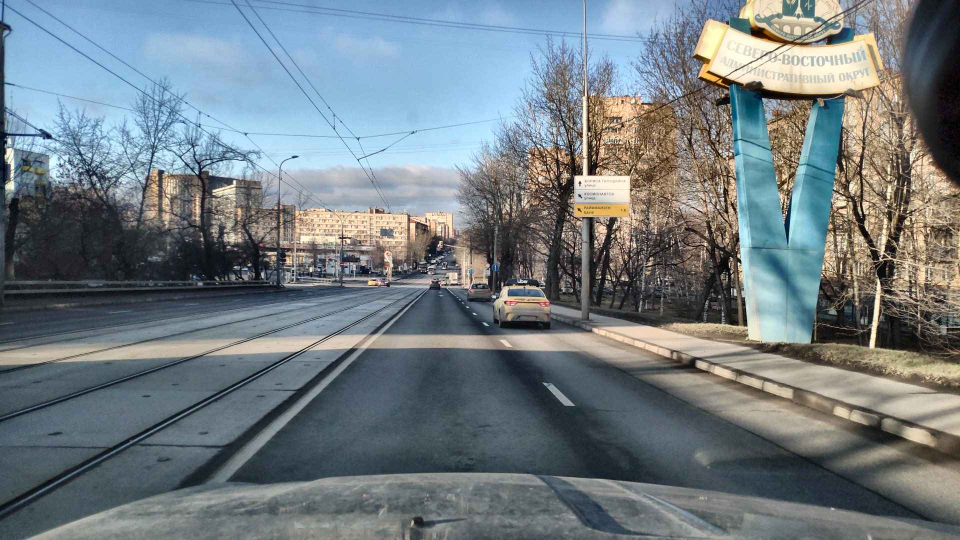
#> input picture images/image1.jpeg, 1920 x 1080 px (shown at 1/2 size)
$ python -i lane_detection.py   (imports and definitions only)
#> lines starting #> are read from the running program, lines starting #| are printed output that depends on the picture
#> further down, picture is the input picture: shape (1080, 1920, 3); mean B, G, R 129.7, 124.5, 114.1
### Old Line Detection/Line.py
import numpy as np
import cv2


class Line:
	"""
	A Line is defined from two points (x1, y1) and (x2, y2) as follows:
	y - y1 = (y2 - y1) / (x2 - x1) * (x - x1)
	Each line has its own slope and intercept (bias).
	"""
	def __init__(self, x1, y1, x2, y2):

		self.x1 = np.float32(x1)
		self.y1 = np.float32(y1)
		self.x2 = np.float32(x2)
		self.y2 = np.float32(y2)

		self.slope = self.compute_slope()
		self.bias = self.compute_bias()

	def compute_slope(self):
		return (self.y2 - self.y1) / (self.x2 - self.x1 + np.finfo(float).eps)

	def compute_bias(self):
		return self.y1 - self.slope * self.x1

	def get_coords(self):
		return np.array([self.x1, self.y1, self.x2, self.y2])

	# [5 lines left out: function set_coords, not called in this run]

	def draw(self, img, color=[255, 0, 0], thickness=10):
		if (self.x1 >= 0 and self.x2 >= 0 and self.y2 >= 0 and self.y1 >= 0):
			cv2.line(img, (self.x1, self.y1), (self.x2, self.y2), color, thickness)

### Old Line Detection/lane_detection.py
#! /usr/bin/env python
# -*- coding: utf-8 -*-

import numpy as np
import cv2
from Line import Line


# [24 lines left out: function region_of_interest, not called in this run]


def hough_lines_detection(img, rho, theta, threshold, min_line_len, max_line_gap):
	"""
	`img` should be the output of a Canny transform.
	"""
	lines = cv2.HoughLinesP(img, rho, theta, threshold, np.array([]), minLineLength=min_line_len,
							maxLineGap=max_line_gap)
	return lines


# [10 lines left out: function weighted_img, not called in this run]


def compute_lane_from_candidates(line_candidates, img_shape):
	"""
	Compute lines that approximate the position of both road lanes.
	:param line_candidates: lines from hough transform
	:param img_shape: shape of image to which hough transform was applied
	:return: lines that approximate left and right lane position
	"""

	# separate candidate lines according to their slope
	pos_lines = [l for l in line_candidates if l.slope > 0]
	neg_lines = [l for l in line_candidates if l.slope < 0]

	# interpolate biases and slopes to compute equation of line that approximates left lane
	# median is employed to filter outliers
	neg_bias = np.median([l.bias for l in neg_lines]).astype(int)
	neg_slope = np.median([l.slope for l in neg_lines])
	x1, y1 = 0, neg_bias
	x2, y2 = -np.int32(np.round(neg_bias / neg_slope)), 0
	left_lane = Line(x1, y1, x2, y2)

	# interpolate biases and slopes to compute equation of line that approximates right lane
	# median is employed to filter outliers
	lane_right_bias = np.median([l.bias for l in pos_lines]).astype(int)
	lane_right_slope = np.median([l.slope for l in pos_lines])
	x1, y1 = 0, lane_right_bias
	x2, y2 = np.int32(np.round((img_shape[0] - lane_right_bias) / lane_right_slope)), img_shape[0]
	right_lane = Line(x1, y1, x2, y2)

	return left_lane, right_lane


def get_lane_lines(color_image, solid_lines=True):
	"""
	This function take as input a color road frame and tries to infer the lane lines in the image.
	:param color_image: input frame
	:param solid_lines: if True, only selected lane lines are returned. If False, all candidate lines are returned.
	:return: list of (candidate) lane lines.
	"""
#> called with solid_lines = True
	# resize to 960 x 540
	color_image = cv2.resize(color_image, (960, 540))
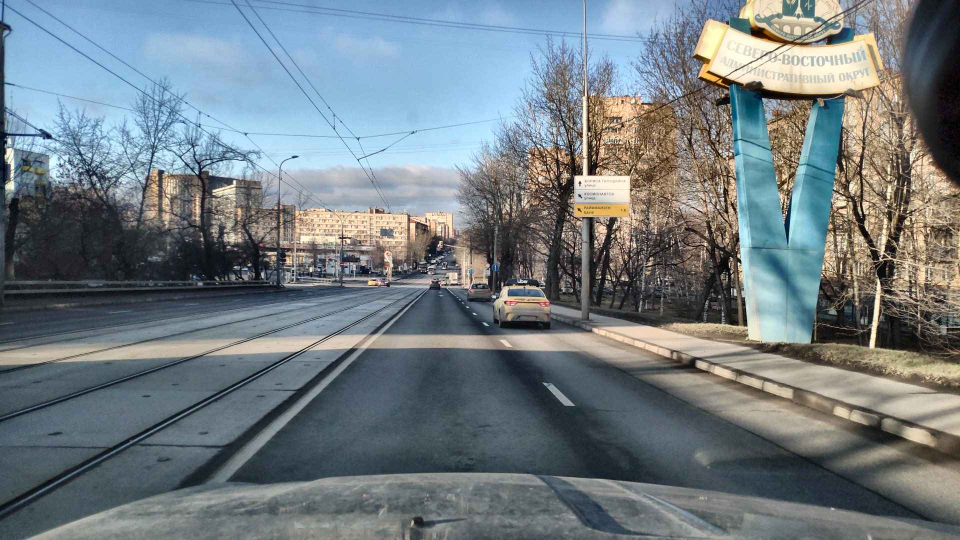
#> color_image: shape (540, 960, 3); mean of channels 0, 1, 2 129.8, 124.6, 114.3; drawn as B, G, R

	# convert to grayscale
	img_gray = cv2.cvtColor(color_image, cv2.COLOR_BGR2GRAY)
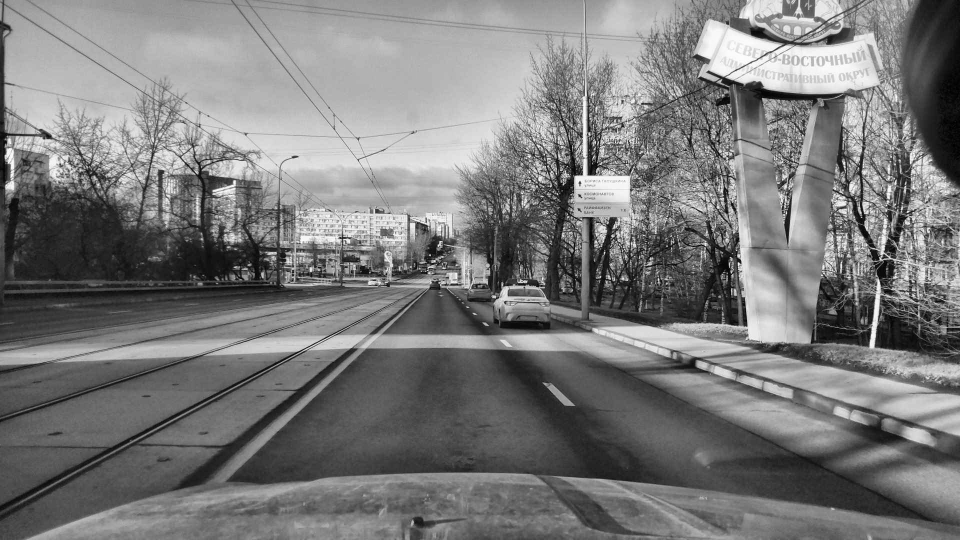
#> img_gray: shape (540, 960); min 0, max 253, mean 122.1

	# perform gaussian blur
	img_blur = cv2.GaussianBlur(img_gray, (17, 17), 0)
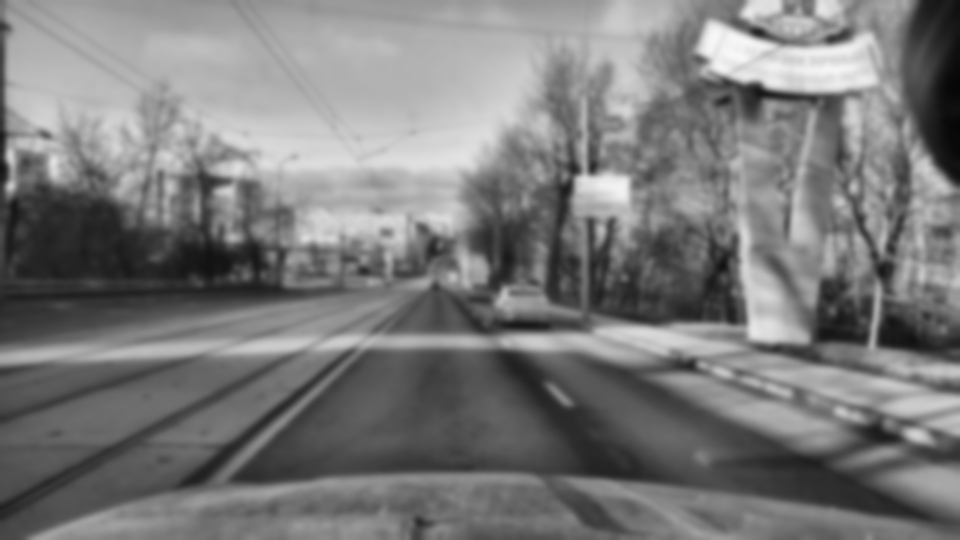
#> img_blur: shape (540, 960); min 6, max 248, mean 122.1

	# perform edge detection
	img_edge = cv2.Canny(img_blur, threshold1=50, threshold2=80)
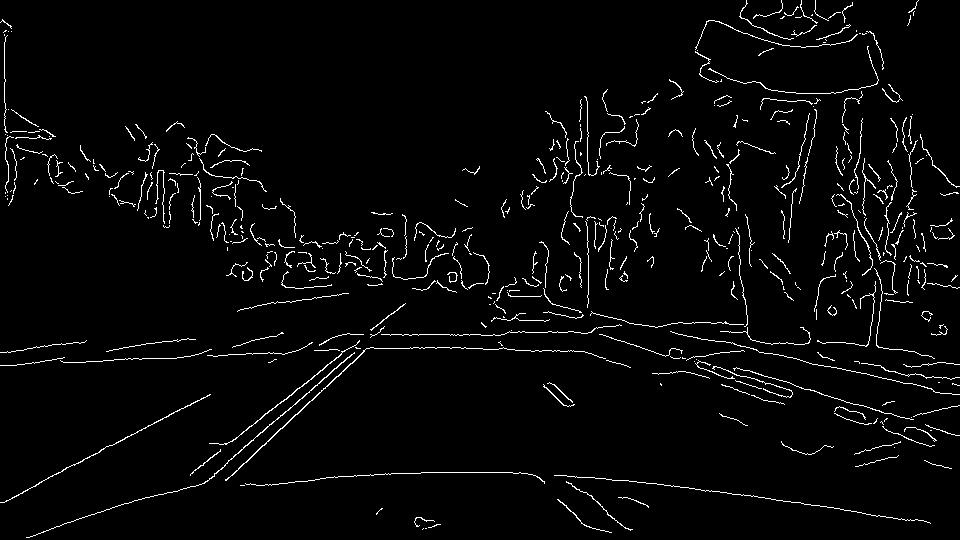
#> img_edge: shape (540, 960); 3% white in thin lines or dots

	# perform hough transform
	detected_lines = hough_lines_detection(img=img_edge,
										   rho=2,
										   theta=np.pi / 180,
										   threshold=1,
										   min_line_len=15,
										   max_line_gap=5)
#> in hough_lines_detection, `lines = cv2.HoughLinesP(img, rho, theta, threshold, np.array([]), minL..`: lines = 166 rows, first 6: [162, 341, 177, 341], [157, 181, 174, 180], [27, 537, 89, 515], [200, 465, 220, 450], [896, 146, 896, 126], [709, 354, 743, 350]
#> detected_lines has the same summary as lines in hough_lines_detection

	# convert (x1, y1, x2, y2) tuples into Lines
	detected_lines = [Line(l[0][0], l[0][1], l[0][2], l[0][3]) for l in detected_lines]
#> detected_lines = 166 items

	# if 'solid_lines' infer the two lane lines
	if solid_lines:
		candidate_lines = []
		for line in detected_lines:
				# consider only lines with slope between 30 and 60 degrees
				if 0.5 <= np.abs(line.slope) <= 2:
					candidate_lines.append(line)
#> after the loop, candidate_lines = 23 items
		# interpolate lines candidates to find both lanes
		lane_lines = compute_lane_from_candidates(candidate_lines, img_gray.shape)
#> in compute_lane_from_candidates, `pos_lines = [l for l in line_candidates if l.slope > 0]`: pos_lines = 3 items
#> in compute_lane_from_candidates, `neg_lines = [l for l in line_candidates if l.slope < 0]`: neg_lines = 20 items
#> in compute_lane_from_candidates, `neg_bias = np.median([l.bias for l in neg_lines]).astype(int)`: neg_bias = 639
#> in compute_lane_from_candidates, `neg_slope = np.median([l.slope for l in neg_lines])`: neg_slope = -0.838
#> in compute_lane_from_candidates, `x1, y1 = 0, neg_bias`: x1 = 0; y1 = 639
#> in compute_lane_from_candidates, `x2, y2 = -np.int32(np.round(neg_bias / neg_slope)), 0`: x2 = 762; y2 = 0
#> in compute_lane_from_candidates, `lane_right_bias = np.median([l.bias for l in pos_lines]).astype(int)`: lane_right_bias = 101
#> in compute_lane_from_candidates, `lane_right_slope = np.median([l.slope for l in pos_lines])`: lane_right_slope = 0.64
#> in compute_lane_from_candidates, `x1, y1 = 0, lane_right_bias`: y1 = 101
#> in compute_lane_from_candidates, `x2, y2 = np.int32(np.round((img_shape[0] - lane_right_bias) / lane_rig..`: x2 = 686; y2 = 540
	else:
		# if not solid_lines, just return the hough transform output
		lane_lines = detected_lines

	return lane_lines


# [54 lines left out: functions smoothen_over_time, color_frame_pipeline, not called in this run]

>>> import cv2
>>> picture = cv2.imread('../images/image1.jpeg')
>>> result = get_lane_lines(picture)

$ run again, on images/image2.jpeg
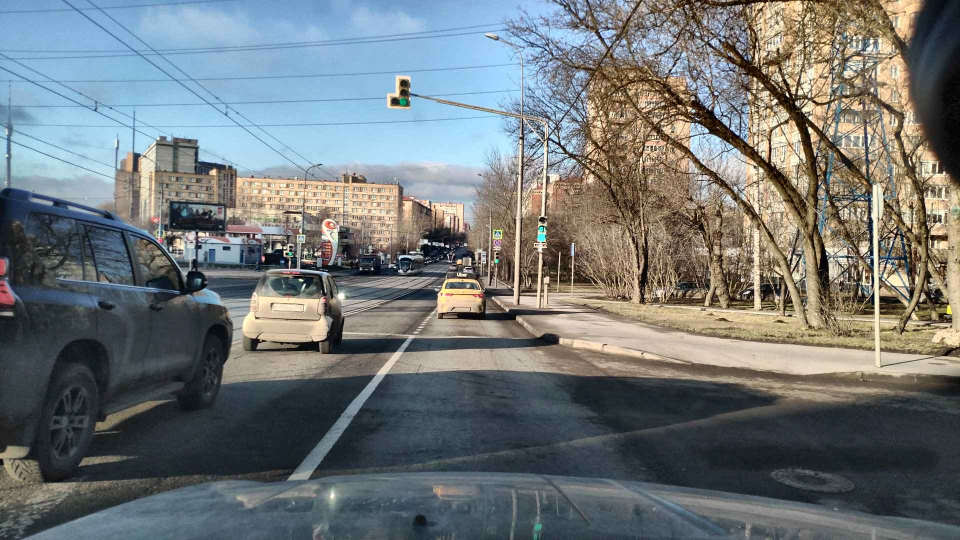
#> input picture images/image2.jpeg, 1920 x 1080 px (shown at 1/2 size)
#> picture is the input picture: shape (1080, 1920, 3); mean B, G, R 119.1, 118.4, 112.9
#> in get_lane_lines, `img_blur = cv2.GaussianBlur(img_gray, (17, 17), 0)`:
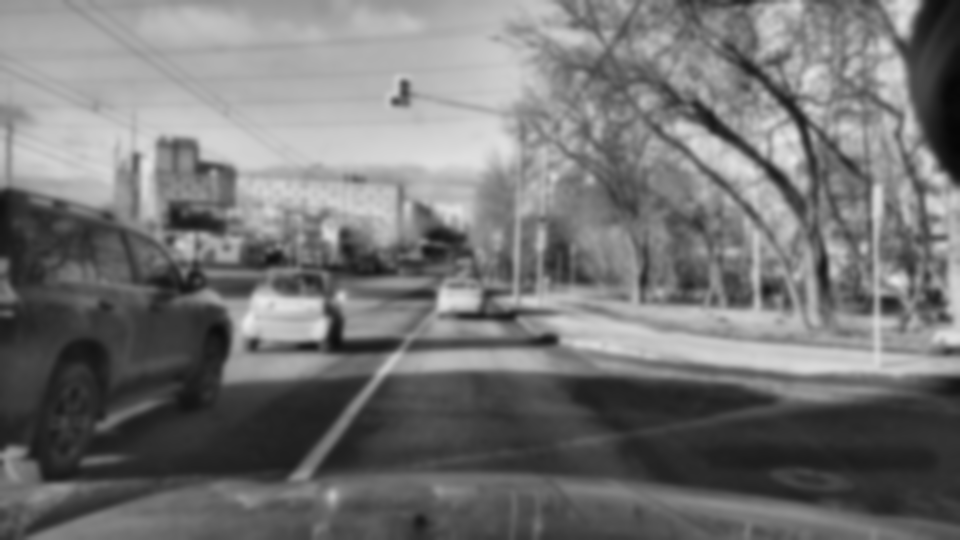
#> img_blur: shape (540, 960); min 6, max 232, mean 117
#> in get_lane_lines, `img_edge = cv2.Canny(img_blur, threshold1=50, threshold2=80)`:
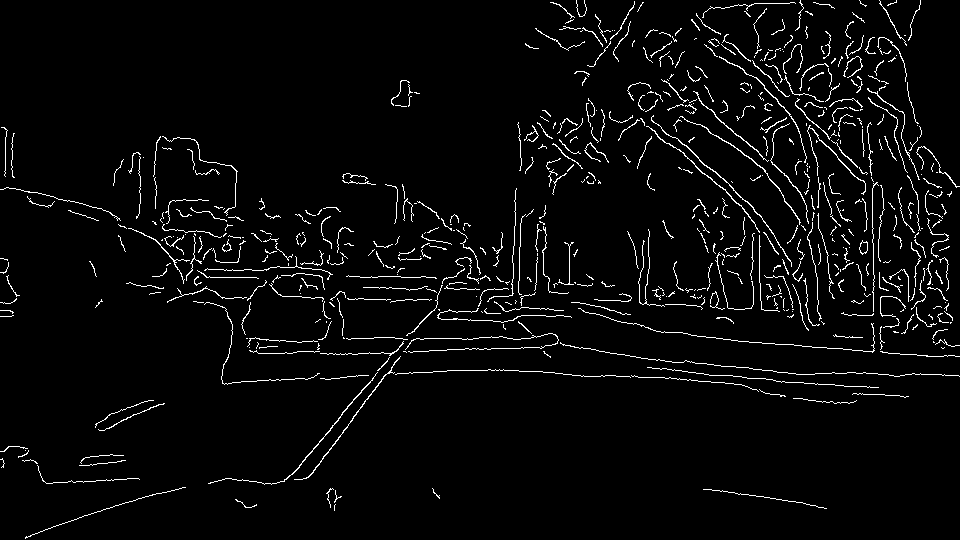
#> img_edge: shape (540, 960); 3.6% white in thin lines or dots
#> lines = 165 rows, first 6: [867, 275, 884, 289], [252, 270, 268, 269], [880, 287, 901, 269], [807, 69, 825, 63], [329, 431, 342, 412], [923, 276, 941, 292]
#> in get_lane_lines, `detected_lines = hough_lines_detection(img=img_edge, rho=2, theta=np.p..`: detected_lines has the same summary as lines in hough_lines_detection
#> in get_lane_lines, `detected_lines = [Line(l[0][0], l[0][1], l[0][2], l[0][3]) for l in de..`: detected_lines = 165 items
#> after the loop in get_lane_lines, `for line in detected_lines:`: candidate_lines = 41 items
#> pos_lines = 24 items
#> neg_lines = 17 items
#> neg_bias = 868
#> neg_slope = -1.24
#> in compute_lane_from_candidates, `x1, y1 = 0, neg_bias`: x1 = 0; y1 = 868
#> in compute_lane_from_candidates, `x2, y2 = -np.int32(np.round(neg_bias / neg_slope)), 0`: x2 = 703; y2 = 0
#> lane_right_bias = -579
#> lane_right_slope = 0.886
#> in compute_lane_from_candidates, `x1, y1 = 0, lane_right_bias`: y1 = -579
#> in compute_lane_from_candidates, `x2, y2 = np.int32(np.round((img_shape[0] - lane_right_bias) / lane_rig..`: x2 = 1264; y2 = 540

$ run again, on images/image3.jpeg
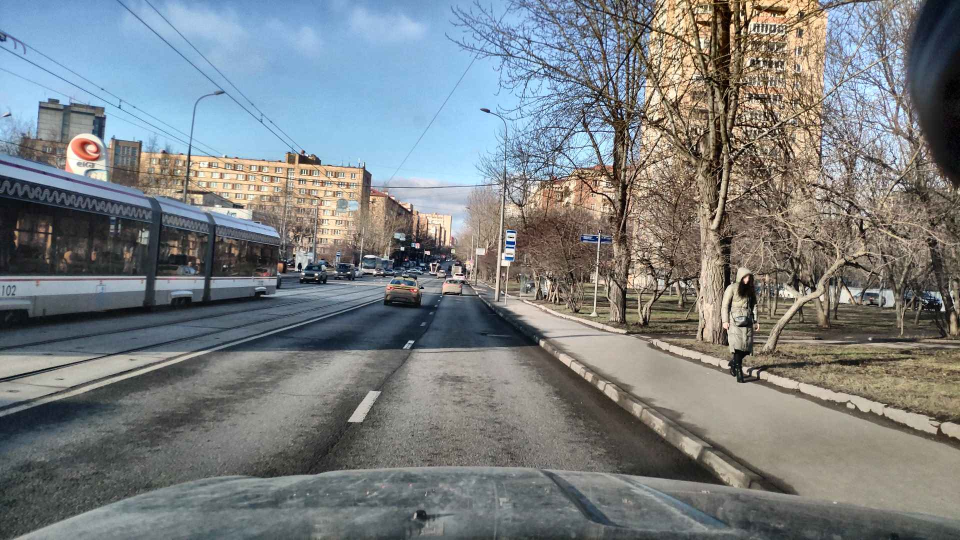
#> input picture images/image3.jpeg, 1920 x 1080 px (shown at 1/2 size)
#> picture is the input picture: shape (1080, 1920, 3); mean B, G, R 129, 127, 122
#> in get_lane_lines, `img_blur = cv2.GaussianBlur(img_gray, (17, 17), 0)`:
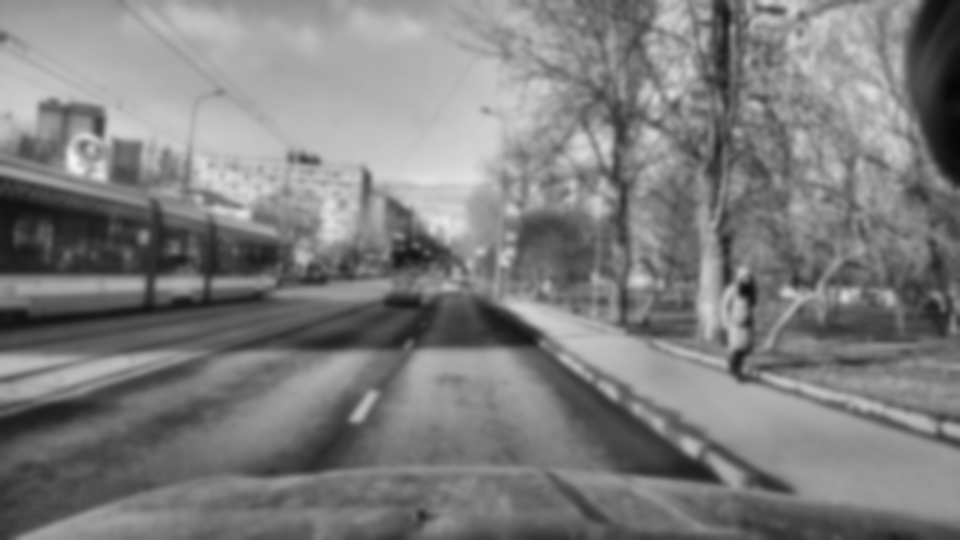
#> img_blur: shape (540, 960); min 5, max 243, mean 125.9
#> in get_lane_lines, `img_edge = cv2.Canny(img_blur, threshold1=50, threshold2=80)`:
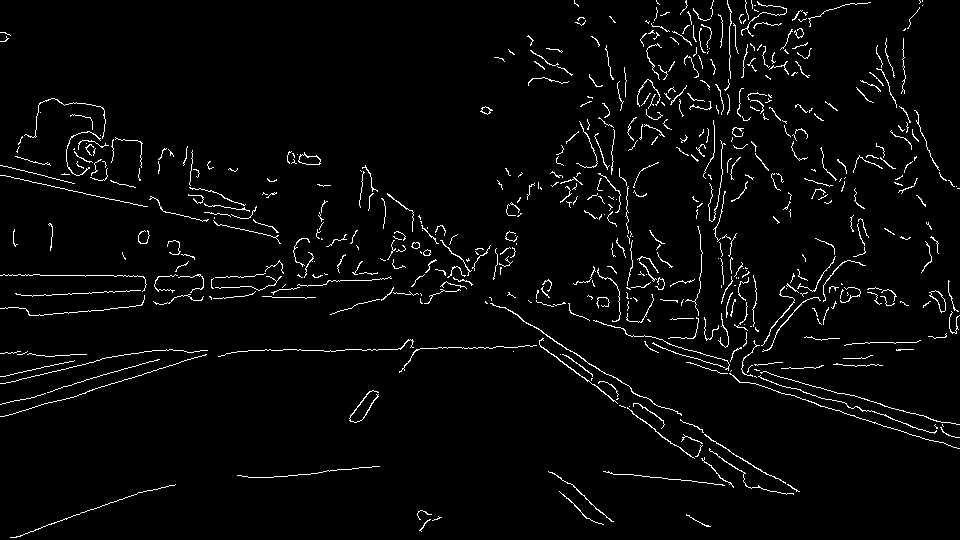
#> img_edge: shape (540, 960); 3.2% white in thin lines or dots
#> lines = 145 rows, first 6: [823, 301, 823, 285], [562, 146, 582, 127], [89, 292, 114, 292], [668, 350, 694, 358], [40, 315, 71, 312], [776, 333, 789, 316]
#> in get_lane_lines, `detected_lines = hough_lines_detection(img=img_edge, rho=2, theta=np.p..`: detected_lines has the same summary as lines in hough_lines_detection
#> in get_lane_lines, `detected_lines = [Line(l[0][0], l[0][1], l[0][2], l[0][3]) for l in de..`: detected_lines = 145 items
#> the loop in get_lane_lines, `for line in detected_lines:` made 145 passes
#> after the loop in get_lane_lines, `for line in detected_lines:`: candidate_lines = 33 items
#> pos_lines = 21 items
#> neg_lines = 12 items
#> neg_bias = 857
#> neg_slope = -1.22
#> in compute_lane_from_candidates, `x1, y1 = 0, neg_bias`: x1 = 0; y1 = 857
#> in compute_lane_from_candidates, `x2, y2 = -np.int32(np.round(neg_bias / neg_slope)), 0`: x2 = 703; y2 = 0
#> lane_right_bias = -61
#> lane_right_slope = 0.714
#> in compute_lane_from_candidates, `x1, y1 = 0, lane_right_bias`: y1 = -61
#> in compute_lane_from_candidates, `x2, y2 = np.int32(np.round((img_shape[0] - lane_right_bias) / lane_rig..`: x2 = 841; y2 = 540
